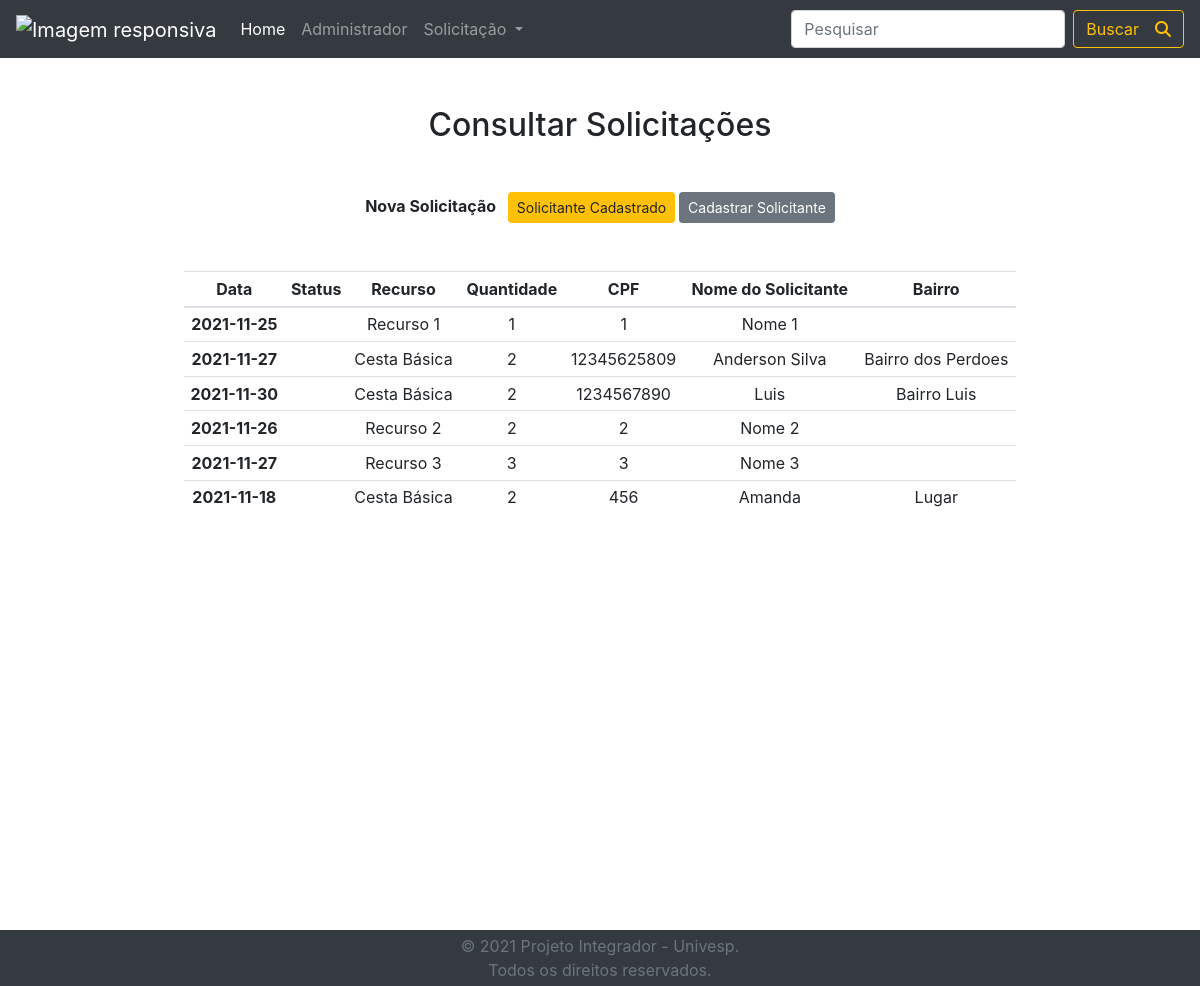
/consulta.php, run on the app's committed database.
### tables this page shows
CREATE TABLE `solicitacao` (
  `id_solicitacao` int(11) DEFAULT NULL,
  `nome_solicitante` varchar(255) NOT NULL,
  `recurso_solicitacao` varchar(255) NOT NULL,
  `qtd_recurso` int(11) NOT NULL,
  `data_solicitacao` varchar(20) NOT NULL,
  `cpf_solicitante` varchar(13) NOT NULL,
  `bairro_solicitante` varchar(255) NOT NULL,
  `cidade_solicitante` varchar(255) NOT NULL,
  `status_solicitacao` varchar(255) NOT NULL
);

### consulta.php (the view, shortened to what this page needs)
<?php
require_once('conn.php');
?>
<!DOCTYPE html>
<html lang="en">
<head>
    <link rel="stylesheet" href="https://stackpath.bootstrapcdn.com/bootstrap/4.1.3/css/bootstrap.min.css">
</head>
<body>
    <?php
    require_once('menu.php');
    ?>
    <div class="container text-center conteudo">
        <div class="mt-5">
            <p class="h2 text-center">Consultar Solicitações</p>
        </div>
        <div class="mt-5">
            <p class="font-weight-bold"> Nova Solicitação
                <button type="button" class="btn btn-warning btn-sm ml-2" href="solicitacao.php">Solicitante Cadastrado</button>
                <button type="button" class="btn btn-secondary btn-sm" href="cadastroSolic.php">Cadastrar Solicitante</button>
            </p>
        </div>
        <div class="d-flex justify-content-center mt-5">
            <table class="table table-sm table-hover w-75">
                <thead>
                    <tr>
                        <th scope="col">Data</th>
                        <th scope="col">Status</th>
                        <th scope="col">Recurso</th>
                        <th scope="col">Quantidade</th>
                        <th scope="col">CPF</th>
                        <th scope="col">Nome do Solicitante</th>
                        <th scope="col">Bairro</th>
                    </tr>
                </thead>
                <tbody>
                    <?php
                    if (isset($_POST["botaoBuscar"])) {
                        $textoBusca = $_POST["busca"];
                        $sql = "select * from solicitacao where cpf_solicitante like '%$textoBusca%' or nome_solicitante like '%$textoBusca%' or data_solicitacao like '%$textoBusca%' or recurso_solicitacao like '%$textoBusca%' or qtd_recurso like '%$textoBusca%' order by data_solicitacao";
                    } else {
                        $sql = "select * from solicitacao";
                    }
                    $result = $conn->query($sql);
                    if ($result->num_rows > 0) {
                        while ($rows = $result->fetch_assoc()) {
                    ?>
                            <tr>
                                <th><?php echo $rows["data_solicitacao"]; ?></th>
                                <td><?php echo $rows["status_solicitacao"]; ?></td>
                                <td><?php echo $rows["recurso_solicitacao"]; ?></td>
                                <td><?php echo $rows["qtd_recurso"]; ?></td>
                                <td><?php echo $rows["cpf_solicitante"]; ?></td>
                                <td><?php echo $rows["nome_solicitante"]; ?></td>
                                <td><?php echo $rows["bairro_solicitante"]; ?></td>
                            </tr>
                            <?php
                        }
                    } else {
                        echo "<div class='alert alert-danger text-white' role='alert'>
                        Não existe solicitação para o termo buscado. Tente novamente!
                        </div>";
                    }
    ?>
                </tbody>
            </table>
        </div>
    </div>
    <div class="" id="footer-espacado">
        <?php
        require_once('footer.php');
        ?>
    </div>
</body>
</html>

### menu.php (shortened to what this page needs)
<nav class="navbar navbar-expand-lg navbar-dark bg-dark">
  <a class="navbar-brand" href="home.php"><img src="assets/logo.png" class="img-fluid" alt="Imagem responsiva"></a>
  <div class="collapse navbar-collapse" id="conteudoNavbarSuportado">
    <ul class="navbar-nav mr-auto">
      <li class="nav-item active">
        <a class="nav-link" href="home.php">Home <span class="sr-only">(página atual)</span></a>
      </li>
      <li class="nav-item">
        <a class="nav-link" href="cadastroUsua.php">Administrador</a>
      </li>
      <li class="nav-item dropdown">
        <a class="nav-link dropdown-toggle" href="#" id="navbarDropdown" role="button" data-toggle="dropdown" aria-haspopup="true" aria-expanded="false">
          Solicitação
        </a>
      </li>
    </ul>
    <form class="form-inline my-2 my-lg-0" method="post" action="consulta.php">
      <input class="form-control mr-sm-2" type="search" placeholder="Pesquisar" aria-label="Pesquisar" name="busca">
      <button class="btn btn-outline-warning my-2 my-sm-0" type="submit" href="consulta.php" name="botaoBuscar">Buscar<i class="fas fa-search pl-3"></i></button>
    </form>
  </div>
</nav>

### footer.php
<link rel="stylesheet" href="./style.css">
    <div id="footer" class="bg-dark" >
        <div class="p-1">
            <div class="text-muted text-center">© 2021 Projeto Integrador - Univesp.</div>
            <div class="text-muted text-center">Todos os direitos reservados.</div>
        </div>
    </div>

### style.css (style rules this page uses)
#footer { width: 100%; height: 60; }
#footer-espacado { margin-top: 400px; }

### data on the page
solicitacao: data_solicitacao "2021-11-25", recurso_solicitacao "Recurso 1", qtd_recurso "1", cpf_solicitante "1", nome_solicitante "Nome 1"
solicitacao: data_solicitacao "2021-11-27", recurso_solicitacao "Cesta Básica", qtd_recurso "2", cpf_solicitante "12345625809", nome_solicitante "Anderson Silva", bairro_solicitante "Bairro dos Perdoes"
solicitacao: data_solicitacao "2021-11-30", recurso_solicitacao "Cesta Básica", qtd_recurso "2", cpf_solicitante "1234567890", nome_solicitante "Luis", bairro_solicitante "Bairro Luis"
solicitacao: data_solicitacao "2021-11-26", recurso_solicitacao "Recurso 2", qtd_recurso "2", cpf_solicitante "2", nome_solicitante "Nome 2"
solicitacao: data_solicitacao "2021-11-27", recurso_solicitacao "Recurso 3", qtd_recurso "3", cpf_solicitante "3", nome_solicitante "Nome 3"
solicitacao: data_solicitacao "2021-11-18", recurso_solicitacao "Cesta Básica", qtd_recurso "2", cpf_solicitante "456", nome_solicitante "Amanda", bairro_solicitante "Lugar"
